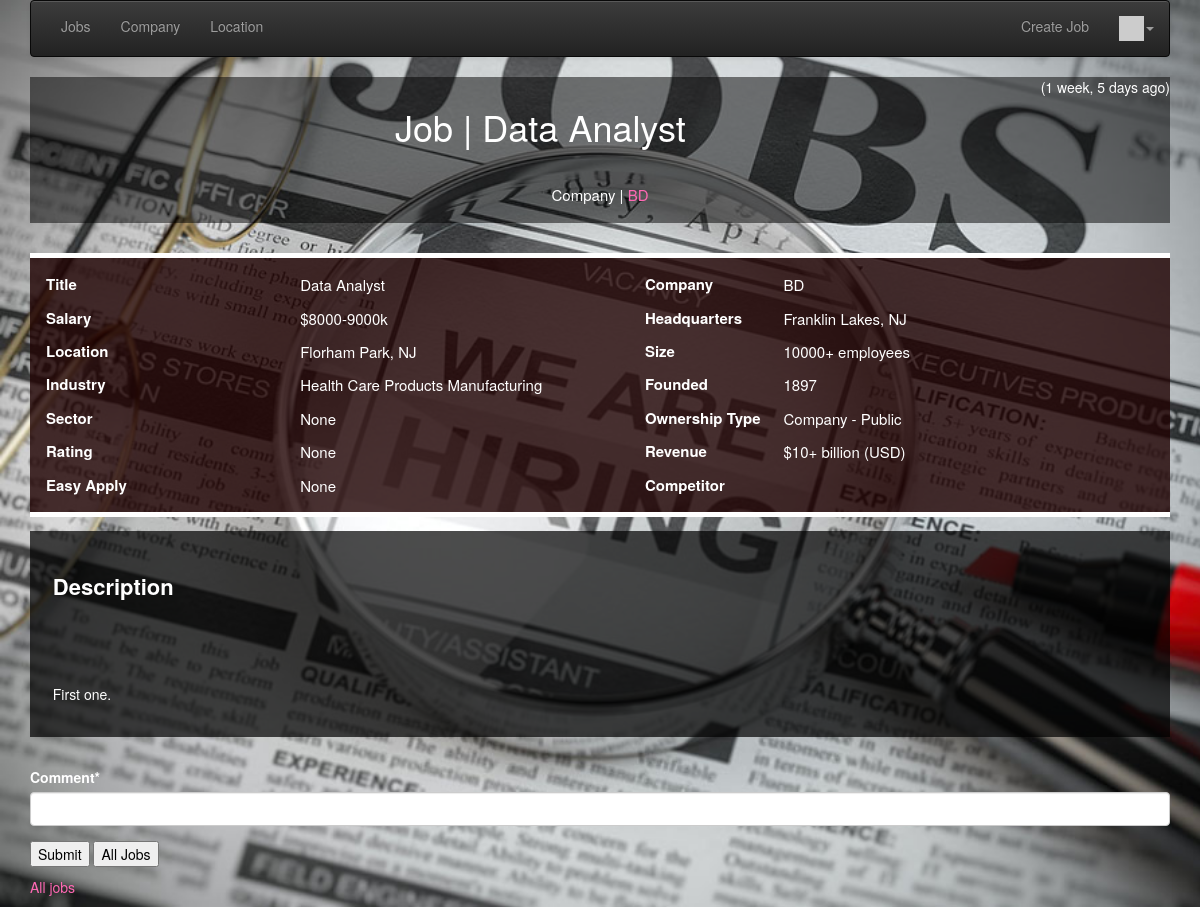
Screenshot of /job/job/680 (signed in) with the database file from the repository.
### jobs/models.py (models this page shows, shortened)
class Job(models.Model) :
    title = models.CharField(
            max_length=200,
            validators=[MinLengthValidator(2, "Employer must be greater than 2 characters")]
    )
    employer = models.ForeignKey(Employer, on_delete=models.CASCADE,null=True)
    location = models.ForeignKey(Location, on_delete=models.CASCADE,null=True)
    salary_l = models.IntegerField(null=True)
    salary_h = models.IntegerField(null=True)
    description = models.TextField()
    rating = models.DecimalField(max_digits=2, decimal_places=1, null=True)
    sector = models.CharField(
            max_length=200,
            validators=[MinLengthValidator(2, "Employer must be greater than 2 characters")], null=True
    )
    easy_apply=models.CharField(
            max_length=200,
            validators=[MinLengthValidator(2, "Employer must be greater than 2 characters")], null=True
    )
    owner = models.ForeignKey(settings.AUTH_USER_MODEL, on_delete=models.CASCADE,null=True)
    comments = models.ManyToManyField(settings.AUTH_USER_MODEL,
        through='Comment', related_name='Job_comments_owned')
    created_at = models.DateTimeField(auto_now_add=True)
    updated_at = models.DateTimeField(auto_now=True)
    favorites = models.ManyToManyField(settings.AUTH_USER_MODEL,
        through='Fav', related_name='favorite_jobs')

class Employer(models.Model) :
    name = models.CharField(
            max_length=200,
            validators=[MinLengthValidator(2, "Employer must be greater than 2 characters")]
    )
    headquarters = models.CharField(
            max_length=200,
            validators=[MinLengthValidator(2, "Employer must be greater than 2 characters")], null=True
    )
    size = models.CharField(
            max_length=200,
            validators=[MinLengthValidator(2, "Employer must be greater than 2 characters")], null=True
    )
    founded = models.IntegerField(null=True)
    ownership_type= models.CharField(
            max_length=200,
            validators=[MinLengthValidator(2, "Employer must be greater than 2 characters")], null=True
    )
    industry = models.CharField(
            max_length=200,
            validators=[MinLengthValidator(2, "Employer must be greater than 2 characters")], null=True
    )
    competitor=models.CharField(
            max_length=200,
            validators=[MinLengthValidator(2, "Employer must be greater than 2 characters")], null=True
    )
    revenue=models.CharField(
            max_length=200,
            validators=[MinLengthValidator(2, "Employer must be greater than 2 characters")], null=True
    )
    owner = models.ForeignKey(settings.AUTH_USER_MODEL, on_delete=models.CASCADE, null=True)
    def __str__(self) :
        return self.name

class Location(models.Model) :
    name = models.CharField(
            max_length=200,
            validators=[MinLengthValidator(2, "Location must be greater than 2 characters")]
    )
    owner = models.ForeignKey(settings.AUTH_USER_MODEL, on_delete=models.CASCADE, null=True)
    def __str__(self) :
        return self.name

### jobs/views.py (the view)
# urls.py: path('job/<int:pk>', views.JobDetailView.as_view(), name='job_detail'),
class JobDetailView(OwnerDetailView):
    model = Job
    template_name = "jobs/job_detail.html"
    def get(self, request, pk) :
        x = Job.objects.get(id=pk)
        comments = Comment.objects.filter(job=x).order_by('-updated_at')
        comment_form = CommentForm()
        context = { 'job' : x, 'comments': comments, 'comment_form': comment_form }
        return render(request, self.template_name, context)

### jobs/forms.py
class CommentForm(forms.Form):
    comment = forms.CharField(required=True, max_length=500, min_length=3, strip=True)

### home/context_processors.py (called while the page is built)
def settings(request):
    return {
        'settings': django_settings,
    }

### home/templatetags/app_tags.py (called while the page is built)
@register.filter(name='gravatar')
def gravatar(user, size=35):
    email = str(user.email.strip().lower()).encode('utf-8')
    email_hash = md5(email).hexdigest()
    url = "//www.gravatar.com/avatar/{0}?s={1}&d=identicon&r=PG"
    return url.format(email_hash, size)

### jobs/templates/jobs/job_detail.html (shortened to what this page needs)
{% extends "base_menu_job.html" %}
{% load humanize %}
{% block head %}
<link rel="stylesheet" href="{% url 'jobs:static' 'detail.css' %}">
{% endblock %}
{% block content %}
<span style="float: right;">
({{ job.updated_at|naturaltime }})
</span>
<header>
<h1 class=subtitle>Job | {{ job.title }} </h1>
<h3>Company | <a href="{% url 'jobs:employer_detail'  job.employer.id %}">{{ job.employer }}</a></h3>
</header>
<br>
<div class='table'>
<table class='other'>
    <tr>
        <th>Title </th>
        <td>{{ job.title }}</td>
    </tr>
    <tr>
        <th>Salary</th>
        <td>${{ job.salary_l }}-{{ job.salary_h }}k</td>
    </tr>
    <tr>
        <th>Location </th>
        <td>{{ job.location }}</td>
    </tr>
    <tr>
        <th>Industry</th>
        <td>{{ job.employer.industry }}</td>
    </tr>
    <tr>
        <th>Sector </th>
        <td>{{ job.sector }}</td>
    </tr>
    <tr>
        <th>Rating </th>
        <td>{{ job.rating}}</td>
    </tr>
    <tr>
        <th>Easy Apply </th>
        <td>{{ job.easy_apply }}</td>
    </tr>
</table>
<table class='company'>
    <tr>
        <th>Company </th>
        <td>{{ job.employer }}</td>
    </tr>
    <tr>
        <th>Headquarters </th>
        <td>{{ job.employer.headquarters}}</td>
    </tr>
    <tr>
        <th>Size </th>
        <td>{{ job.employer.size}}</td>
    </tr>
    <tr>
        <th>Founded </th>
        <td>{{ job.employer.founded}}</td>
    </tr>
    <tr>
        <th>Ownership Type</th>
        <td>{{ job.employer.ownership_type }}</td>
    </tr>
    <tr>
        <th>Revenue</th>
        <td>{{ job.employer.revenue }}</td>
    </tr>
    <tr>
        <th>Competitor</th>
        <td>{{ job.employer.competitors }}</td>
    </tr>
</table>
</div>
<br>
<div class='description'>
<h2>Description</h2>
<p>{{job.description|safe}}</p>
</div>
<p>
{% if user %}
<br clear="all"/>
<p>
{% load crispy_forms_tags %}
<form method="post" action="{% url 'jobs:job_comment_create' job.id %}">
    {{ comment_form|crispy }}
<input type="submit" value="Submit">
<input type="submit" value="All Jobs" onclick="window.location.href='{% url 'jobs:all' %}';return false;">
</form>
</p>
{% endif %}
</p>
<p>
<a href="{% url 'jobs:all' %}">All jobs</a>
</p>
{% endblock %}

### jobs/static/menu.css (style rules this page uses)
header { background-color:rgba(0, 0, 0, 0.5); text-align:center; display: block; }
h1 { display:inline-block; margin:40px; }
input { color:black; }

### jobs/static/detail.css (style rules this page uses)
h1 { text-align:center; margin:20px; }
h2 { font-size:2.2rem; font-weight: bold; display:inline-block; height:100px; }
h3 { font-size:1.5rem; }
header { padding:10px; }
th { width:50%; }
th,td { padding:6px; font-size:1.5rem; height:30px; }
table { display: block; padding: 5px; text-align: left; margin:0 auto; }
table.company { width:47%; float:right; }
table.other { width:47%; float:left; }
div.description { clear:both; background-color:rgba(0, 0, 0, 0.7); padding:2%; text-align:justify; }
div.table { display: inline-block; border-top: solid 5px #FFFFFF; border-bottom: solid 5px #FFFFFF; padding: 5px; background-color: rgba(30,0,0,0.8); text-align: left; margin:10px auto; }
a { color:hotpink; }

### rows the page displays
Job: updated_at "1 week, 5 days ago", title "Data Analyst", employer "BD", salary_l "8000", salary_h "9000", location "Florham Park, NJ", employer.industry "Health Care Products Manufacturing", sector "None", rating "None", easy_apply "None", employer.headquarters "Franklin Lakes, NJ", employer.size "10000+ employees", employer.founded "1897", employer.ownership_type "Company - Public", employer.revenue "$10+ billion (USD)", description "First one."
